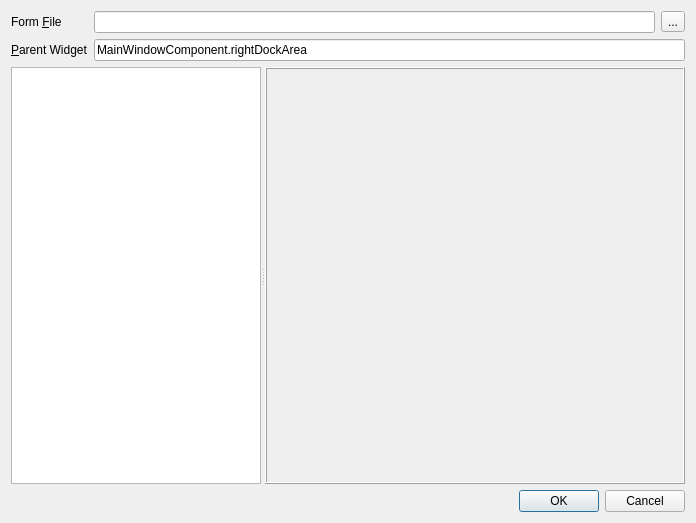
<ui version="4.0" >
 <class>LoadFormDialog</class>
 <widget class="QDialog" name="LoadFormDialog" >
  <property name="geometry" >
   <rect>
    <x>0</x>
    <y>0</y>
    <width>693</width>
    <height>523</height>
   </rect>
  </property>
  <property name="sizePolicy" >
   <sizepolicy vsizetype="Fixed" hsizetype="Fixed" >
    <horstretch>0</horstretch>
    <verstretch>0</verstretch>
   </sizepolicy>
  </property>
  <property name="windowTitle" >
   <string>Load Form Dialog</string>
  </property>
  <layout class="QGridLayout" name="gridLayout" >
   <item row="0" column="0" >
    <widget class="QLabel" name="lblFormFile" >
     <property name="sizePolicy" >
      <sizepolicy vsizetype="Preferred" hsizetype="Fixed" >
       <horstretch>0</horstretch>
       <verstretch>0</verstretch>
      </sizepolicy>
     </property>
     <property name="text" >
      <string>Form &amp;File</string>
     </property>
     <property name="buddy" >
      <cstring>txtFormFile</cstring>
     </property>
    </widget>
   </item>
   <item row="0" column="1" >
    <layout class="QHBoxLayout" name="horizontalLayout" >
     <item>
      <widget class="QLineEdit" name="txtFormFile" >
       <property name="text" >
        <string/>
       </property>
      </widget>
     </item>
     <item>
      <widget class="QToolButton" name="cmdSelectFormFile" >
       <property name="text" >
        <string>...</string>
       </property>
      </widget>
     </item>
    </layout>
   </item>
   <item row="1" column="0" >
    <widget class="QLabel" name="label" >
     <property name="sizePolicy" >
      <sizepolicy vsizetype="Preferred" hsizetype="Fixed" >
       <horstretch>0</horstretch>
       <verstretch>0</verstretch>
      </sizepolicy>
     </property>
     <property name="text" >
      <string>&amp;Parent Widget</string>
     </property>
     <property name="buddy" >
      <cstring>txtParentWidget</cstring>
     </property>
    </widget>
   </item>
   <item row="1" column="1" >
    <widget class="QLineEdit" name="txtParentWidget" >
     <property name="text" >
      <string>MainWindowComponent.rightDockArea</string>
     </property>
    </widget>
   </item>
   <item row="2" column="0" colspan="2" >
    <widget class="QSplitter" name="splitter" >
     <property name="sizePolicy" >
      <sizepolicy vsizetype="Expanding" hsizetype="Expanding" >
       <horstretch>0</horstretch>
       <verstretch>0</verstretch>
      </sizepolicy>
     </property>
     <property name="orientation" >
      <enum>Qt::Horizontal</enum>
     </property>
     <widget class="QListWidget" name="lstWidgetNames" >
      <property name="minimumSize" >
       <size>
        <width>250</width>
        <height>0</height>
       </size>
      </property>
     </widget>
     <widget class="QFrame" name="widgetDisplayFrame" >
      <property name="sizePolicy" >
       <sizepolicy vsizetype="Expanding" hsizetype="Expanding" >
        <horstretch>0</horstretch>
        <verstretch>0</verstretch>
       </sizepolicy>
      </property>
      <property name="minimumSize" >
       <size>
        <width>420</width>
        <height>360</height>
       </size>
      </property>
      <property name="frameShape" >
       <enum>QFrame::Box</enum>
      </property>
      <property name="frameShadow" >
       <enum>QFrame::Raised</enum>
      </property>
     </widget>
    </widget>
   </item>
   <item row="3" column="0" colspan="2" >
    <widget class="QDialogButtonBox" name="buttonBox" >
     <property name="orientation" >
      <enum>Qt::Horizontal</enum>
     </property>
     <property name="standardButtons" >
      <set>QDialogButtonBox::Cancel|QDialogButtonBox::Ok</set>
     </property>
    </widget>
   </item>
  </layout>
 </widget>
 <tabstops>
  <tabstop>txtFormFile</tabstop>
  <tabstop>txtParentWidget</tabstop>
  <tabstop>lstWidgetNames</tabstop>
  <tabstop>buttonBox</tabstop>
 </tabstops>
 <resources/>
 <connections>
  <connection>
   <sender>buttonBox</sender>
   <signal>accepted()</signal>
   <receiver>LoadFormDialog</receiver>
   <slot>accept()</slot>
   <hints>
    <hint type="sourcelabel" >
     <x>245</x>
     <y>513</y>
    </hint>
    <hint type="destinationlabel" >
     <x>157</x>
     <y>274</y>
    </hint>
   </hints>
  </connection>
  <connection>
   <sender>buttonBox</sender>
   <signal>rejected()</signal>
   <receiver>LoadFormDialog</receiver>
   <slot>reject()</slot>
   <hints>
    <hint type="sourcelabel" >
     <x>313</x>
     <y>513</y>
    </hint>
    <hint type="destinationlabel" >
     <x>286</x>
     <y>274</y>
    </hint>
   </hints>
  </connection>
 </connections>
</ui>
